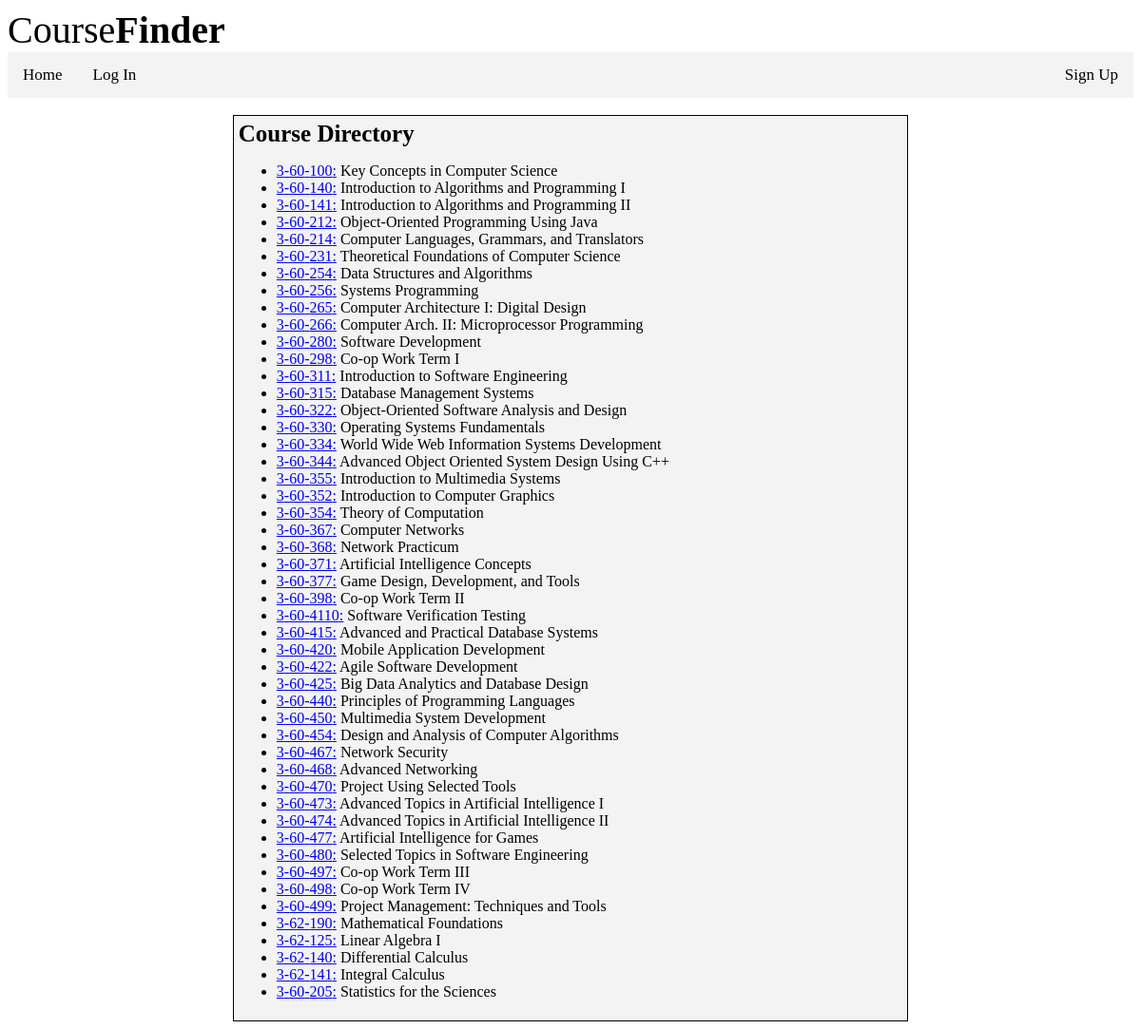
Page /coursedirectory/ on the earlier database version.
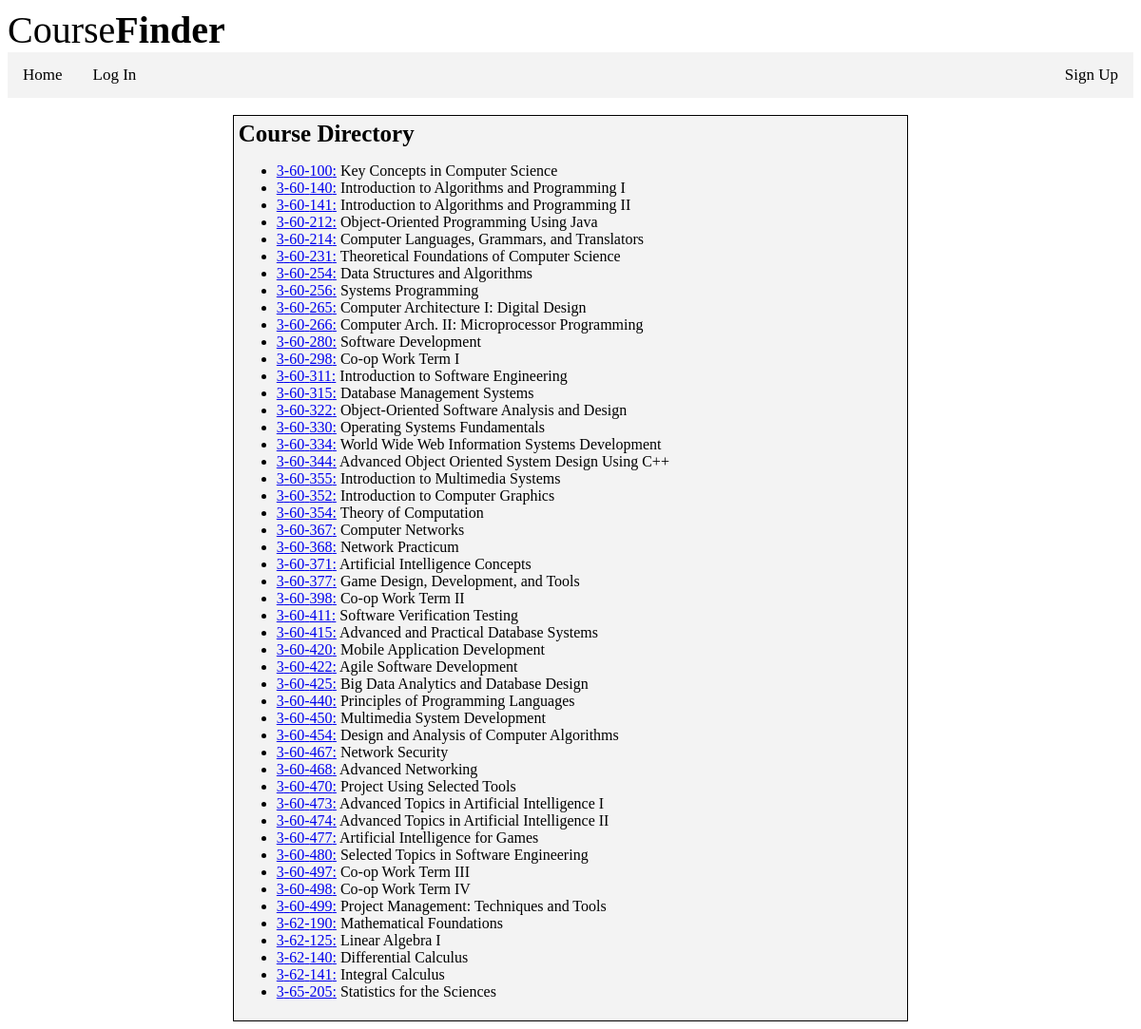
Same page on the later database version.
### finder/models.py (models this page shows, shortened)
class Course(models.Model):
    faculty = models.IntegerField()
    department = models.IntegerField()
    course = models.IntegerField()
    name = models.CharField(max_length=50)
    desc = models.TextField()
    review_amt = models.IntegerField()
    review_avg = models.FloatField()

### finder/views.py (the view)
# urls.py: path('coursedirectory/', views.coursedirectory),
def coursedirectory(request):
    return render(request, 'finder/coursedirectory.html', {'courses': Course.objects})

### finder/templates/finder/coursedirectory.html (shortened to what this page needs)
{% extends "finder/base.html" %}
{% block content %}
<div class="directoryBox">
  <div style="font-size:25px"><b>Course Directory</b></div>
  <ul>
    {% for course in courses.all %}
    <li>
      <a href="/courseinfo/{{course.faculty}}-{{course.department}}-{{course.course}}">
        {{course.faculty}}-{{course.department}}-{{course.course}}:</a>
      {{course.name}}
    </li>
    {% endfor %}
  </ul>
</div>
{% endblock %}

### finder/templates/finder/base.html (shortened to what this page needs)
<!doctype html>
<html>
  <head>
  </head>
  <body>
    <div style="font-size: 40px;">Course<b>Finder</b></div>
    <div class="topnav">
    <a href = '/finder'>Home</a>
	{% if user.is_authenticated %}
    <a href='/profile'>Profile</a>
    <a href='/search'>Course Search</a>
    <a href='/degreepaths'>Degree Paths</a>
    <a href='/coursedirectory'>Course Directory</a>
    <a style="float:right" href="/logout">Log Out</a>
	{% else %}
    <a href='/login'>Log In</a>
    <a style="float:right" href='/signup'>Sign Up</a>
  {% endif %}
    </div>
    <div id="content">
      {% block content %}
      {% endblock %}
    </div>
  </body>
</html>

### finder/templates/finder/base.html (style rules this page uses)
.topnav { background-color: #f3f3f3; overflow: hidden; }
.topnav a { float: left; color: black; text-align: center; padding: 14px 16px; text-decoration: none; font-size: 17px; }
.directoryBox { background-color: #f3f3f3; border: 1px solid black; padding: 5px; margin-left: 20%; margin-right: 20%; margin-top: 1.5%; }

Differences in the rows shown:
changed Course "Software Verification Testing": course "4110" → "411"
changed Course "Statistics for the Sciences": department "60" → "65"
